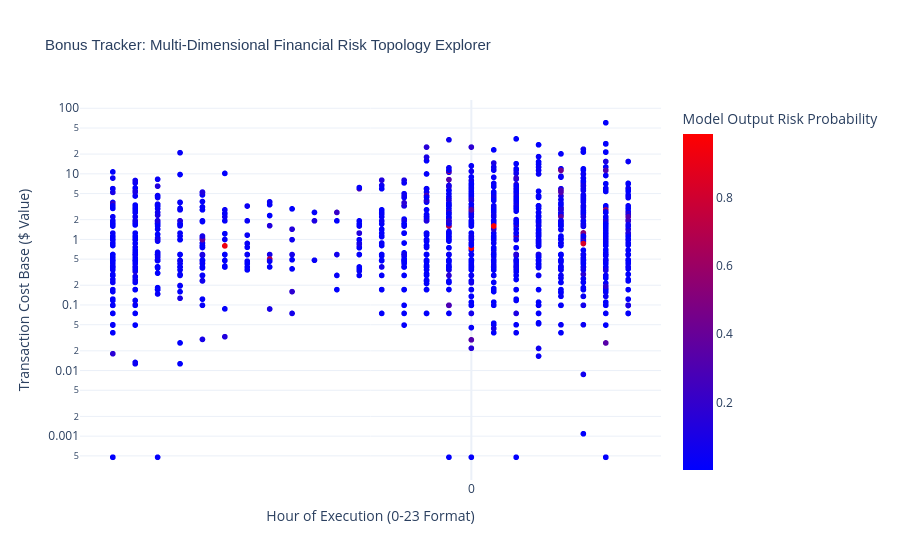

The notebook cell this image was saved under:
### Markdown cell above
## Bonus Chart: Interactive Risk Scatter Matrix (Plotly)
This advanced multi-dimensional interactive scatter plot displays individual transaction values plotted against their execution hours. Every data point is colored dynamically by its model fraud probability score, allowing you to hover over data points and instantly inspect specific anomalies.

### Code cell
import plotly.express as px

# Downsample data slightly to ensure the interactive WebGL canvas remains smooth and fast
df_plotly_sample = df_analysis.sample(n=3000, random_state=42)

# Build the interactive multi-dimensional scatter system
fig_plotly = px.scatter(
    df_plotly_sample,
    x='HourOfDay',
    y='TransactionAmt',
    color='Fraud_Probability',
    color_continuous_scale='Bluered',
    labels={
        'HourOfDay': 'Hour of Execution (0-23 Format)',
        'TransactionAmt': 'Transaction Cost Base ($ Value)',
        'Fraud_Probability': 'Model Output Risk Probability'
    },
    title='Bonus Tracker: Multi-Dimensional Financial Risk Topology Explorer'
)

# Update layout styling parameters to ensure a clean, professional appearance
fig_plotly.update_layout(
    title_font_size=15,
    title_font_family='Arial',
    xaxis=dict(tickmode='linear', tick0=0, dtick=2),
    yaxis_type="log", # Using log scale layout to prevent extreme outliers from crushing the grid
    template='plotly_white'
)

# Display the interactive component window smoothly inside your notebook
fig_plotly.show()

### Figure 1 — Plotly figure (JSON) as saved in the notebook; plotly's stock layout.template omitted (floating-point values rounded to 4 significant figures; data arrays with more than 128 entries replaced by an {"elided": "..."} marker saying what was removed)
{"data": [{"hovertemplate": "Hour of Execution (0-23 Format)=%{x}<br>Transaction Cost Base ($ Value)=%{y}<br>Model Output Risk Probability=%{marker.color}<extra></extra>", "legendgroup": "", "marker": {"color": {"elided": "3000 float values"}, "coloraxis": "coloraxis", "symbol": "circle"}, "mode": "markers", "name": "", "showlegend": false, "type": "scattergl", "x": {"elided": "3000 float values"}, "xaxis": "x", "y": {"elided": "3000 float values"}, "yaxis": "y"}], "layout": {"coloraxis": {"colorbar": {"title": {"text": "Model Output Risk Probability"}}, "colorscale": [[0, "rgb(0,0,255)"], [1, "rgb(255,0,0)"]]}, "legend": {"tracegroupgap": 0}, "title": {"font": {"family": "Arial", "size": 15}, "text": "Bonus Tracker: Multi-Dimensional Financial Risk Topology Explorer"}, "xaxis": {"anchor": "y", "domain": [0, 1], "dtick": 2, "tick0": 0, "tickmode": "linear", "title": {"text": "Hour of Execution (0-23 Format)"}}, "yaxis": {"anchor": "x", "domain": [0, 1], "title": {"text": "Transaction Cost Base ($ Value)"}, "type": "log"}}}
